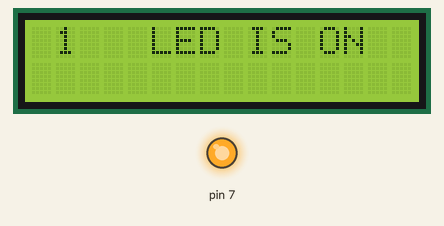
Simulated run of this sketch. Board: Arduino Uno, built with avr-gcc and run on an emulated ATmega328P. On the bench: 16×2 character LCD, output pins drawn as LEDs (lit = HIGH).

Above: at 0.1 s.
At 6.1 s:
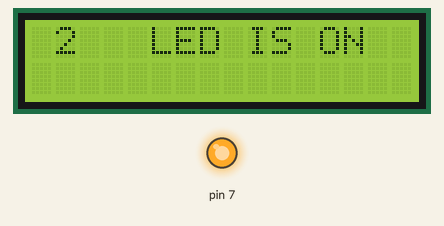
At 18.1 s:
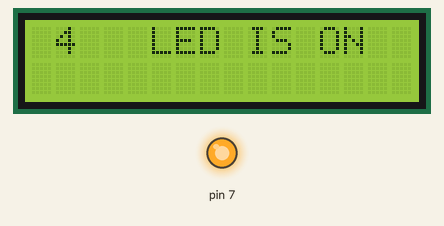
At 33.2 s:
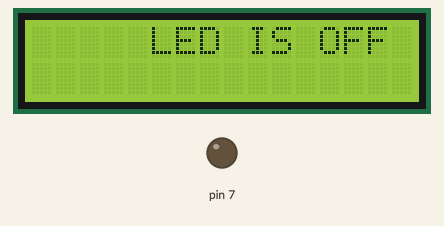
Timing chart, 0 to 40.0 s (numbered marks = the images above):
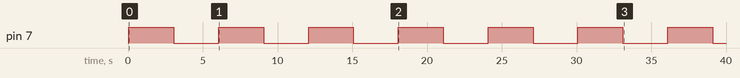

The sketch:

Code.ino
```cpp
#include<LiquidCrystal.h>
LiquidCrystal LCD(12,11,5,4,3,2);
void setup() {
  // put your setup code here, to run once:
  LCD.begin(16,2);
  pinMode(7,OUTPUT);
}

void loop() {
  // put your main code here, to run repeatedly:
  for(int i=0;i<10;i++)
  {
    digitalWrite(7,HIGH);
    LCD.setCursor(1,0);
    LCD.print(i+1);
    LCD.setCursor(5,0);
    LCD.print("LED IS ON");
    delay(2000);
    LCD.clear();
    delay(1000);
    digitalWrite(7,LOW);
    LCD.setCursor(5,0);
    LCD.print("LED IS OFF");
    delay(2000);
    LCD.clear();
    delay(1000);
  }
}
```

Measured:
- by itself, pin 7: alternates HIGH for 3.0 s and LOW for 3.0 s
- what the display in image 1 shows lasts 2.0 s, from 6.1 s to 8.1 s
